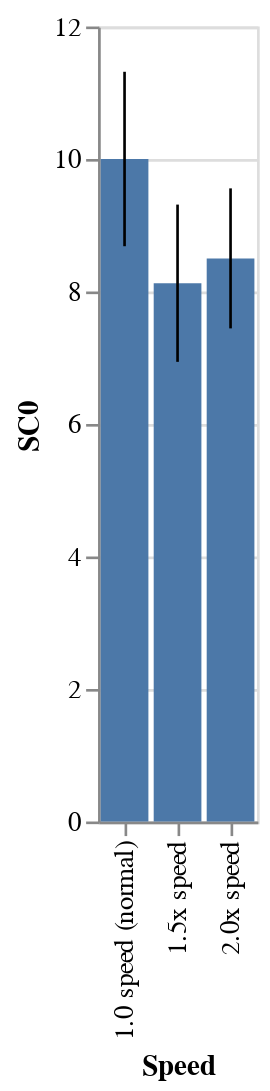

Notebook code for this chart:
### Code cell
# descriptive statistics
print('Long-term mean (1.0x speed):', long_term[long_term.Speed == '1.0 speed (normal)']['SC0'].mean())
print('Long-term mean (1.5x speed):', long_term[long_term.Speed == '1.5x speed']['SC0'].mean())
print('Long-term mean (2.0x speed):', long_term[long_term.Speed == '2.0x speed']['SC0'].mean())

print('Standard deviation (1.0x speed):', long_term[long_term.Speed == '1.0 speed (normal)']['SC0'].std())
print('Standard deviation (1.5x speed):', long_term[long_term.Speed == '1.5x speed']['SC0'].std())
print('Standard deviation (2.0x speed):', long_term[long_term.Speed == '2.0x speed']['SC0'].std())



bar = alt.Chart(long_term).mark_bar().encode(
  x='Speed',
  y='mean(SC0)'
)

error_bars = alt.Chart(long_term).mark_errorbar().encode(
  x='Speed',
  y='mean(SC0)'
)

bar + error_bars

# Short-term mean (1.0x speed): 9.181818181818182
# Short-term mean (1.5x speed): 6.636363636363637
# Short-term mean (2.0x speed): 7.454545454545454
# Standard deviation (1.0x speed): 3.2807981290588977
# Standard deviation (1.5x speed): 2.73030134866931
# Standard deviation (2.0x speed): 2.5045413298101655

### Figure 1 — Vega-Lite specification as saved in the notebook (floating-point values rounded to 4 significant figures)
{"config": {"view": {"continuousWidth": 400, "continuousHeight": 300}}, "layer": [{"mark": "bar", "encoding": {"x": {"field": "Speed", "type": "nominal"}, "y": {"aggregate": "mean", "field": "SC0", "type": "quantitative"}}}, {"mark": "errorbar", "encoding": {"x": {"field": "Speed", "type": "nominal"}, "y": {"aggregate": "mean", "field": "SC0", "type": "quantitative"}}}], "data": {"name": "data-370f48e7ca34400071948ffa04e75421"}, "$schema": "https://vega.github.io/schema/vega-lite/v4.17.0.json", "datasets": {"data-370f48e7ca34400071948ffa04e75421": [{"Duration (in seconds)": 312, "Experimenter": null, "ResponseId": "R_3MGWyBZxRchQOZq", "Intro + Consent": "I consent, begin the study", "Q1": "A region in France where the disease was discovered", "Q2": "The narrowing of the pulmonary valve", "Q3": "Cyanotic, because blue blood is being forced to the left", "Q4": "Both A and C", "Q5": "Right ventricle", "Q6": "When the diameter of the vein grows to allow for more oxygen", "Q7": "Stenosis restricts blood flow to the pulmonary and blood follows the easiest path", "Q8": "Because of pulmonary stenosis", "Q9": "How hard is it to pump blood", "Q10": "Muscles in the heart are over exercised and becomes thicker", "Q11": "Because it has no oxygen because the muscles absorbed it.", "Q12": "They would stop running and squat for a few seconds.", "Q59": "A boot.", "Q60": "4", "Post Q1_1": "No knowledge at all", "Post Q1_2": "Some knowledge", "Speed": "1.0 speed (normal)", "Post Q2": "Khoury", "SC0": 12}, {"Duration (in seconds)": 80, "Experimenter": null, "ResponseId": "R_vwME25demEnw2PL", "Intro + Consent": "I consent, begin the study", "Q1": "The part of the heart that is being affected by the disease", "Q2": "The narrowing of the pulmonary valve", "Q3": "Atrianic, because the valve that pumps blood to the atrium gets restricted", "Q4": "Both A and C", "Q5": "Right atrium", "Q6": "When the diameter of the vein grows to allow for more oxygen", "Q7": "Stenosis restricts blood flow to the pulmonary and blood follows the easiest path", "Q8": "Because of pulmonary stenosis", "Q9": "How blue the blood becomes", "Q10": "Muscles in the heart are over exercised and becomes thicker", "Q11": "it loses oxygen", "Q12": "turn red", "Q59": "pyramid", "Q60": "4", "Post Q1_1": "No knowledge at all", "Post Q1_2": "No knowledge at all", "Speed": "1.5x speed", "Post Q2": "Khoury", "SC0": 7}, {"Duration (in seconds)": 133, "Experimenter": null, "ResponseId": "R_1o11thnhOnTgFoe", "Intro + Consent": "I consent, begin the study", "Q1": "A region in France where the disease was discovered", "Q2": "The narrowing of the pulmonary valve", "Q3": "Atrianic, because the valve that pumps blood to the atrium gets restricted", "Q4": "Both A and C", "Q5": "Right atrium", "Q6": "When the diameter of the vein grows to allow for more oxygen", "Q7": "The defects are in the aorta, allowing more blood to flow in", "Q8": "Because the blood is lacking oxygen", "Q9": "How hard is it to pump blood", "Q10": "Muscles in the heart stop getting used and deteriorate over time", "Q11": "I don’t know", "Q12": "I don’t know", "Q59": "I don’t know", "Q60": "4", "Post Q1_1": "No knowledge at all", "Post Q1_2": "No knowledge at all", "Speed": "2.0x speed", "Post Q2": "Khoury", "SC0": 5}, {"Duration (in seconds)": 81, "Experimenter": null, "ResponseId": "R_O7k8a8VQkrB9B9n", "Intro + Consent": "I consent, begin the study", "Q1": "The name of the physician who named the disease", "Q2": "When the blood moving through the pulmonary valve flows more slowly than usual", "Q3": "Atrianic, because the blood doesn't reach the atrium as quickly as it should", "Q4": "It keeps them from running, which allows the oxygen content in their veins to increase", "Q5": "Right ventricle", "Q6": "When the diameter of the aorta grows to allow for more oxygen", "Q7": "Stenosis restricts blood flow to the pulmonary and blood follows the easiest path", "Q8": "Because the blood is lacking oxygen", "Q9": "How hard is it to pump blood", "Q10": "Muscles in the heart are over exercised and becomes thicker", "Q11": "No oxygen", "Q12": "Squat", "Q59": "Boot", "Q60": "2", "Post Q1_1": "No knowledge at all", "Post Q1_2": "Some knowledge", "Speed": "1.5x speed", "Post Q2": "Khoury", "SC0": 9}, {"Duration (in seconds)": 603, "Experimenter": null, "ResponseId": "R_1py8yi4I5i3stBH", "Intro + Consent": "I consent, begin the study", "Q1": "The name of the physician who named the disease", "Q2": "The narrowing of the pulmonary valve", "Q3": "Cyanotic, because blue blood is being forced to the left", "Q4": "Both A and C", "Q5": "Left atrium", "Q6": "When the diameter of the aorta grows to allow for more oxygen", "Q7": "The defects are in the aorta, allowing more blood to flow in", "Q8": "Because of pulmonary stenosis", "Q9": "How blue the blood becomes", "Q10": "The heart gets thinner over time", "Q11": "idk", "Q12": "idk", "Q59": "idk", "Q60": "idk", "Post Q1_1": "No knowledge at all", "Post Q1_2": "A little knowledge", "Speed": "1.0 speed (normal)", "Post Q2": "Khoury", "SC0": 5}, {"Duration (in seconds)": 123, "Experimenter": null, "ResponseId": "R_1HjmbdjFD4p8Uu3", "Intro + Consent": "I consent, begin the study", "Q1": "A region in France where the disease was discovered", "Q2": "The expansion of the pulmonary valve", "Q3": "Atrianic, because the valve that pumps blood to the atrium gets restricted", "Q4": "Both A and C", "Q5": "Left atrium", "Q6": "When the amount of blood that gets pumped into the heart increases", "Q7": "Stenosis restricts blood flow to the pulmonary and blood follows the easiest path", "Q8": "Because the blood is lacking oxygen", "Q9": "The number of defects in the heart", "Q10": "Muscles in the heart are over exercised and becomes thicker", "Q11": "It lacks oxygen", "Q12": "They squat a lot", "Q59": "Boot", "Q60": "4", "Post Q1_1": "No knowledge at all", "Post Q1_2": "No knowledge at all", "Speed": "1.0 speed (normal)", "Post Q2": "Khoury", "SC0": 7}, {"Duration (in seconds)": 240, "Experimenter": null, "ResponseId": "R_3JJFyoUTqQkmGlD", "Intro + Consent": "I consent, begin the study", "Q1": "The name of the physician who named the disease", "Q2": "The narrowing of the pulmonary valve", "Q3": "Atrianic, because the valve that pumps blood to the atrium gets restricted", "Q4": "Both A and C", "Q5": "Left atrium", "Q6": "When the diameter of the vein grows to allow for more oxygen", "Q7": "Stenosis restricts blood flow to the pulmonary and blood follows the easiest path", "Q8": "Because of pulmonary stenosis", "Q9": "How blue the blood becomes", "Q10": "Muscles in the heart stop getting used and deteriorate over time", "Q11": "Oxygen is used up?", "Q12": "Squat after running", "Q59": null, "Q60": "4", "Post Q1_1": "No knowledge at all", "Post Q1_2": "No knowledge at all", "Speed": "2.0x speed", "Post Q2": "Khoury", "SC0": 9}, {"Duration (in seconds)": 334, "Experimenter": null, "ResponseId": "R_2c5CNVB2hjYwSUe", "Intro + Consent": "I consent, begin the study", "Q1": "A region in France where the disease was discovered", "Q2": "The narrowing of the pulmonary valve", "Q3": "Cyanotic, because blue blood is being forced to the left", "Q4": "Both A and C", "Q5": "Left atrium", "Q6": "When the diameter of the aorta grows to allow for more oxygen", "Q7": "Stenosis restricts blood flow to the pulmonary and blood follows the easiest path", "Q8": "Because of pulmonary stenosis", "Q9": "How hard is it to pump blood", "Q10": "Muscles in the heart are over exercised and becomes thicker", "Q11": "Because it lacks oxygen", "Q12": "Squat", "Q59": "Boot", "Q60": "Four", "Post Q1_1": "No knowledge at all", "Post Q1_2": "A little knowledge", "Speed": "1.0 speed (normal)", "Post Q2": "Khoury", "SC0": 11}, {"Duration (in seconds)": 312, "Experimenter": null, "ResponseId": "R_3MGWyBZxRchQOZq", "Intro + Consent": "I consent, begin the study", "Q1": "A region in France where the disease was discovered", "Q2": "The narrowing of the pulmonary valve", "Q3": "Cyanotic, because blue blood is being forced to the left", "Q4": "Both A and C", "Q5": "Right ventricle", "Q6": "When the diameter of the vein grows to allow for more oxygen", "Q7": "Stenosis restricts blood flow to the pulmonary and blood follows the easiest path", "Q8": "Because of pulmonary stenosis", "Q9": "How hard is it to pump blood", "Q10": "Muscles in the heart are over exercised and becomes thicker", "Q11": "Because it has no oxygen because the muscles absorbed it.", "Q12": "They would stop running and squat for a few seconds.", "Q59": "A boot.", "Q60": "4", "Post Q1_1": "No knowledge at all", "Post Q1_2": "Some knowledge", "Speed": "1.0 speed (normal)", "Post Q2": "Khoury", "SC0": 12}, {"Duration (in seconds)": 31659, "Experimenter": null, "ResponseId": "R_3lrBWQgmn2MgiUd", "Intro + Consent": "I consent, begin the study", "Q1": "A region in France where the disease was discovered", "Q2": "When the blood moving through the pulmonary valve flows more slowly than usual", "Q3": "Cyanotic, because blue blood is being forced to the left", "Q4": "Both A and C", "Q5": "Left atrium", "Q6": "When the diameter of the vein grows to allow for more oxygen", "Q7": "Stenosis restricts blood flow to the pulmonary and blood follows the easiest path", "Q8": "Because of pulmonary stenosis", "Q9": "How blue the blood becomes", "Q10": "Muscles in the heart are over exercised and becomes thicker", "Q11": "It is deoxygenated", "Q12": "Squat", "Q59": "Boot", "Q60": "4", "Post Q1_1": "No knowledge at all", "Post Q1_2": "A little knowledge", "Speed": "2.0x speed", "Post Q2": "Khoury", "SC0": 10}, {"Duration (in seconds)": 212, "Experimenter": null, "ResponseId": "R_2qE2znmh2gAriCp", "Intro + Consent": "I consent, begin the study", "Q1": "The name of the physician who named the disease", "Q2": "The narrowing of the pulmonary valve", "Q3": "Atrianic, because the valve that pumps blood to the atrium gets restricted", "Q4": "Both A and C", "Q5": "Left atrium", "Q6": "When the diameter of the vein grows to allow for more oxygen", "Q7": "Stenosis restricts blood flow to the pulmonary and blood follows the easiest path", "Q8": "Because of pulmonary stenosis", "Q9": "How hard is it to pump blood", "Q10": "Muscles in the heart are over exercised and becomes thicker", "Q11": "lack of oxygen", "Q12": "squat", "Q59": "boot", "Q60": "4", "Post Q1_1": "A little knowledge", "Post Q1_2": "A little knowledge", "Speed": "1.5x speed", "Post Q2": "COE", "SC0": 12}, {"Duration (in seconds)": 508, "Experimenter": null, "ResponseId": "R_1f3OGcCv8iC2rg0", "Intro + Consent": "I consent, begin the study", "Q1": "The name of the physician who named the disease", "Q2": "The narrowing of the pulmonary valve", "Q3": "Cyanotic, because blue blood is being forced to the left", "Q4": "Both A and C", "Q5": "Right ventricle", "Q6": "When the diameter of the vein grows to allow for more oxygen", "Q7": "Stenosis restricts blood flow to the pulmonary and blood follows the easiest path", "Q8": "Because of pulmonary stenosis", "Q9": "How hard is it to pump blood", "Q10": "Veins in the heart get thicker over time", "Q11": "lack of oxygen", "Q12": "squat", "Q59": "boot", "Q60": "four", "Post Q1_1": "No knowledge at all", "Post Q1_2": "A little knowledge", "Speed": "1.0 speed (normal)", "Post Q2": "Khoury", "SC0": 13}, {"Duration (in seconds)": 114, "Experimenter": null, "ResponseId": "R_soHrp8zppJeHVwR", "Intro + Consent": "I consent, begin the study", "Q1": "The name of the physician who named the disease", "Q2": "The narrowing of the pulmonary valve", "Q3": "Cyanotic, because there is a lack of blue blood", "Q4": "It squeezes their legs together, which increases the systemic resistance of all the arteries in their body", "Q5": "Left ventricle", "Q6": "When the diameter of the vein grows to allow for more oxygen", "Q7": "The aorta lacks blood so the blood rushes to fill it in", "Q8": "Because of pulmonary stenosis", "Q9": "How hard is it to pump blood", "Q10": "Veins in the heart get thicker over time", "Q11": "Deoxygenated ", "Q12": "Squat", "Q59": "Boot", "Q60": "4", "Post Q1_1": "No knowledge at all", "Post Q1_2": "A little knowledge", "Speed": "2.0x speed", "Post Q2": "DMBS", "SC0": 9}, {"Duration (in seconds)": 137, "Experimenter": null, "ResponseId": "R_UunZANBgvBOHQUV", "Intro + Consent": "I consent, begin the study", "Q1": "The name of the physician who named the disease", "Q2": "The expansion of the pulmonary valve", "Q3": "Atrianic, because the valve that pumps blood to the atrium gets restricted", "Q4": "It squeezes their legs together, which increases the systemic resistance of all the arteries in their body", "Q5": "Left ventricle", "Q6": "When the diameter of the vein grows to allow for more oxygen", "Q7": "The defects are in the aorta, allowing more blood to flow in", "Q8": "Because of pulmonary stenosis", "Q9": "How hard is it to pump blood", "Q10": "Muscles in the heart stop getting used and deteriorate over time", "Q11": "It has more oxygen ", "Q12": "Squat ", "Q59": "A boot", "Q60": "4", "Post Q1_1": "No knowledge at all", "Post Q1_2": "No knowledge at all", "Speed": "1.5x speed", "Post Q2": "I do not attend Northeastern University", "SC0": 7}, {"Duration (in seconds)": 167, "Experimenter": null, "ResponseId": "R_2t1f5GOH3V7uWRz", "Intro + Consent": "I consent, begin the study", "Q1": "The name of the physician who named the disease", "Q2": "The expansion of the pulmonary valve", "Q3": "Atrianic, because the valve that pumps blood to the atrium gets restricted", "Q4": "Both A and C", "Q5": "Right atrium", "Q6": "When the right ventricle of the heart grows to allow more blood to pump in", "Q7": "The aorta lacks blood so the blood rushes to fill it in", "Q8": "Because the blood is lacking oxygen", "Q9": "How much the heart changes in shape", "Q10": "Veins in the heart get thicker over time", "Q11": "Oxygen enters the blood", "Q12": "Squat", "Q59": "Boot", "Q60": "4", "Post Q1_1": "No knowledge at all", "Post Q1_2": "No knowledge at all", "Speed": "1.5x speed", "Post Q2": "I do not attend Northeastern University", "SC0": 5}, {"Duration (in seconds)": 191, "Experimenter": null, "ResponseId": "R_vkokThgBxKzSvDj", "Intro + Consent": "I consent, begin the study", "Q1": "The part of the heart that is being affected by the disease", "Q2": "The narrowing of the pulmonary valve", "Q3": "Cyanotic, because blue blood is being forced to the left", "Q4": "Both A and C", "Q5": "Right atrium", "Q6": "When the diameter of the vein grows to allow for more oxygen", "Q7": "Stenosis restricts blood flow to the pulmonary and blood follows the easiest path", "Q8": "Because the blood is lacking oxygen", "Q9": "The number of defects in the heart", "Q10": "Muscles in the heart are over exercised and becomes thicker", "Q11": "Lacks oxygen", "Q12": "Cry", "Q59": "Boot", "Q60": "4", "Post Q1_1": "A little knowledge", "Post Q1_2": "A little knowledge", "Speed": "1.5x speed", "Post Q2": "I do not attend Northeastern University", "SC0": 9}, {"Duration (in seconds)": 127, "Experimenter": null, "ResponseId": "R_32Sn3KtWiuut0rm", "Intro + Consent": "I consent, begin the study", "Q1": "The name of the physician who named the disease", "Q2": "I do not know", "Q3": "Atrianic, because the valve that pumps blood to the atrium gets restricted", "Q4": "It squeezes their legs together, which increases the systemic resistance of all the arteries in their body", "Q5": "Left atrium", "Q6": "When the diameter of the aorta grows to allow for more oxygen", "Q7": "I do not know", "Q8": "Because the blood is lacking oxygen", "Q9": "The number of defects in the heart", "Q10": "Veins in the heart get thicker over time", "Q11": "has no oxygen", "Q12": null, "Q59": "circle", "Q60": "4", "Post Q1_1": "No knowledge at all", "Post Q1_2": "No knowledge at all", "Speed": "1.5x speed", "Post Q2": "I do not attend Northeastern University", "SC0": 3}, {"Duration (in seconds)": 142, "Experimenter": null, "ResponseId": "R_3puuNA5888a2jVO", "Intro + Consent": "I consent, begin the study", "Q1": "The name of the physician who named the disease", "Q2": "The narrowing of the pulmonary valve", "Q3": "Cyanotic, because blue blood is being forced to the left", "Q4": "Both A and C", "Q5": "Right ventricle", "Q6": "When the diameter of the vein grows to allow for more oxygen", "Q7": "Stenosis restricts blood flow to the pulmonary and blood follows the easiest path", "Q8": "Because of pulmonary stenosis", "Q9": "How hard is it to pump blood", "Q10": "Muscles in the heart are over exercised and becomes thicker", "Q11": "It's deoxygenated", "Q12": "The squat", "Q59": "Tetrahedron", "Q60": "Four", "Post Q1_1": "No knowledge at all", "Post Q1_2": "Some knowledge", "Speed": "1.5x speed", "Post Q2": "I do not attend Northeastern University", "SC0": 13}, {"Duration (in seconds)": 128, "Experimenter": null, "ResponseId": "R_YSMOLbmvSbuxLSV", "Intro + Consent": "I consent, begin the study", "Q1": "The name of the physician who named the disease", "Q2": "The narrowing of the pulmonary valve", "Q3": "Cyanotic, because there is a lack of blue blood", "Q4": "Both A and C", "Q5": "Left ventricle", "Q6": "When the diameter of the vein grows to allow for more oxygen", "Q7": "I do not know", "Q8": "I do not know", "Q9": "How blue the blood becomes", "Q10": "Muscles in the heart stop getting used and deteriorate over time", "Q11": "Lack of oxygen", "Q12": "Squatting", "Q59": "Not sure", "Q60": "Not sure", "Post Q1_1": "No knowledge at all", "Post Q1_2": "A little knowledge", "Speed": "2.0x speed", "Post Q2": "Khoury", "SC0": 6}, {"Duration (in seconds)": 268, "Experimenter": null, "ResponseId": "R_1drUjrw1q1oFLdA", "Intro + Consent": "I consent, begin the study", "Q1": "The name of the physician who named the disease", "Q2": "The narrowing of the pulmonary valve", "Q3": "Cyanotic, because blue blood is being forced to the left", "Q4": "It squeezes their legs together, which increases the systemic resistance of all the arteries in their body", "Q5": "Right ventricle", "Q6": "When the diameter of the vein grows to allow for more oxygen", "Q7": "I do not know", "Q8": "Because the blood is lacking oxygen", "Q9": "How hard is it to pump blood", "Q10": "Muscles in the heart are over exercised and becomes thicker", "Q11": "oxygen depleted", "Q12": "squat", "Q59": "boot", "Q60": "4", "Post Q1_1": "A little knowledge", "Post Q1_2": "Some knowledge", "Speed": "2.0x speed", "Post Q2": "Khoury", "SC0": 12}]}}
